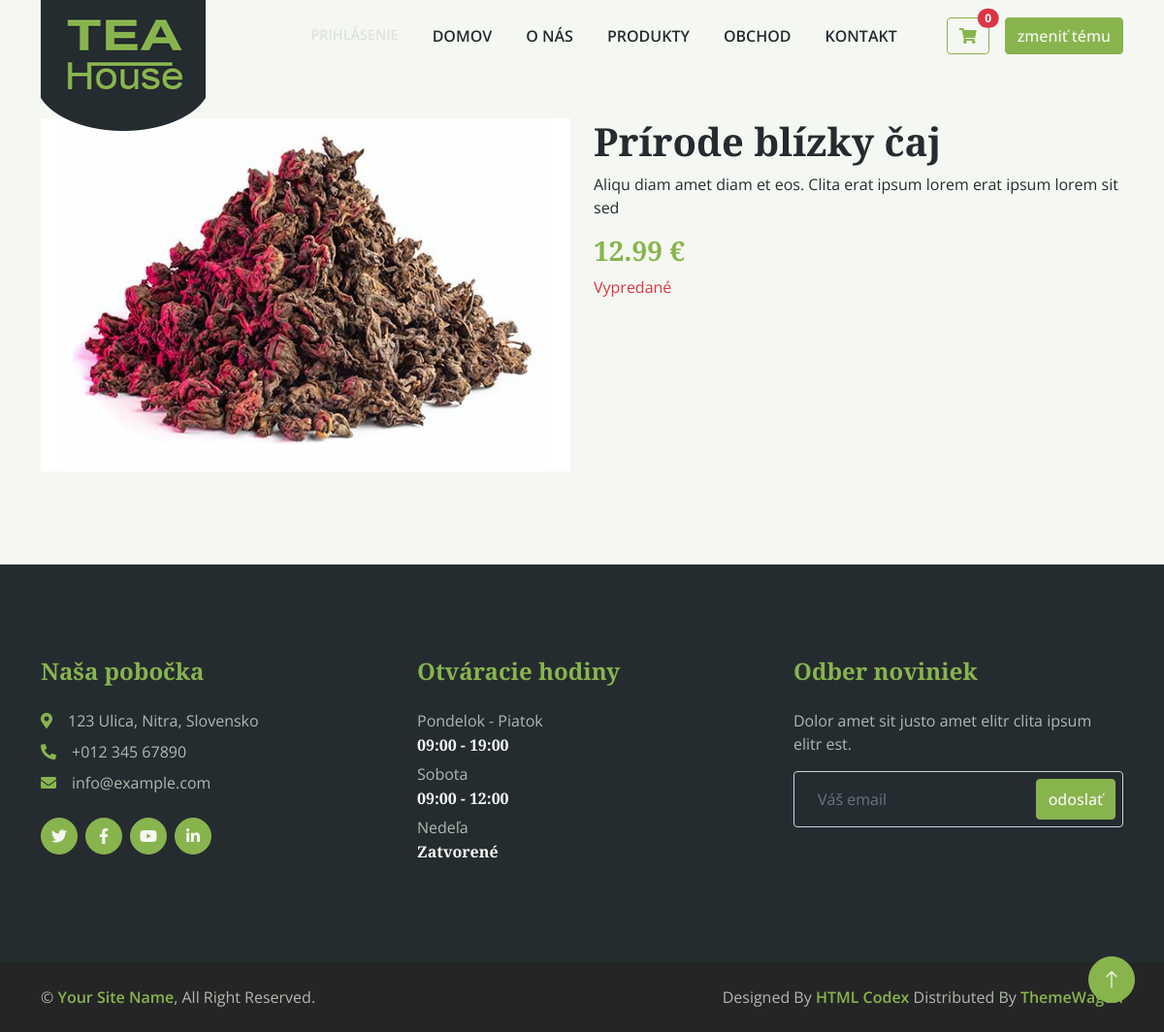
Screenshot of /tea.php?id=1 with the database file from the repository.
### tables this page shows
CREATE TABLE `products` (
  `id` int(11) NOT NULL,
  `name` varchar(255) NOT NULL,
  `description` text DEFAULT NULL,
  `price` decimal(10,2) NOT NULL,
  `stock` int(11) NOT NULL DEFAULT 0,
  `image` varchar(255) DEFAULT NULL,
  `alt` varchar(255) DEFAULT NULL,
  `rating` tinyint(4) DEFAULT 0
);

### classes/Theme.php (called while the page is built, shortened)
<?php
class Theme
{
    public static function applyThemeClass(): string
    {
        return $_SESSION['theme'] ?? '';
    }
}

### parts/theme_handler.php (called while the page is built, shortened)
<?php
require_once __DIR__.'/../classes/Theme.php';
$themeClass = Theme::applyThemeClass();
?>

### classes/Database.php (called while the page is built, shortened)
<?php
class Database
{
    private $conn;
    protected function connect(): void
    {
        $config = DATABASE;
        $options = array(
            \PDO::ATTR_ERRMODE => \PDO::ERRMODE_EXCEPTION,
            \PDO::ATTR_DEFAULT_FETCH_MODE => \PDO::FETCH_ASSOC,
        );
        try {
            $this->conn = new \PDO('mysql:host=' . $config['HOST'] . ';dbname=' .
                $config['DBNAME'] . ';port=' . $config['PORT'], $config['USER_NAME'],
                $config['PASSWORD'], $options);
        } catch (\PDOException $e) {
            die('Chyba pripojenia: ' . $e->getMessage());
        }
    }
    public function getConnection(): \PDO
    {
        return $this->conn;
    }
}

### classes/Cart.php (called while the page is built, shortened)
<?php
require_once (__DIR__ . '/Database.php');
class Cart extends Database
{
    public function __construct(){
        $this->conn = $this->getConnection();
    }
    public function getProductById($id): array
    {
        $stmt = $this->conn->prepare('SELECT * FROM products WHERE id = ?');
        $stmt->execute([$id]);
        return $stmt->fetch();
    }
}

### tea.php (the view, shortened to what this page needs)
<?php
include_once 'parts/theme_handler.php';
require_once 'classes/Cart.php';
$cart = new Cart();
$cart->handleAddToCart();
$id = intval($_GET['id']);
$product = $cart->getProductById($id);
?>
<!DOCTYPE html>
<html lang="sk">
<?php include_once 'parts/head.php'; ?>
<body class="<?php echo $themeClass; ?>">
<?php include_once 'parts/nav.php'; ?>
<div class="container py-5">
    <div class="row">
        <div class="col-md-6">
            <img src="<?php echo htmlspecialchars($product['image']); ?>" class="img-fluid" alt="">
        </div>
        <div class="col-md-6">
            <h1><?php echo htmlspecialchars($product['name']); ?></h1>
            <p><?php echo htmlspecialchars($product['description']); ?></p>
            <h3 class="text-primary"><?php echo number_format($product['price'], 2); ?> €</h3>
            <?php if ($product['stock'] <= 0): ?>
                <p class="text-danger">Vypredané</p>
            <?php endif; ?>
        </div>
    </div>
</div>
<?php include_once 'parts/footer.php'; ?>
</body>
</html>

### css/style.css (style rules this page uses)
:root { --primary: #88B44E; --secondary: #FB9F38; --light: #F5F8F2; --dark: #252C30; }
body { background-color: var(--light); color: var(--dark); transition: background-color 0.3s, color 0.3s; }

### rows the page displays
products: image (picture), name "Prírode blízky čaj", description "Aliqu diam amet diam et eos. Clita erat ipsum lorem erat ipsum lorem sit sed", price "12.99"

### other values shown
$cart_count "0"
